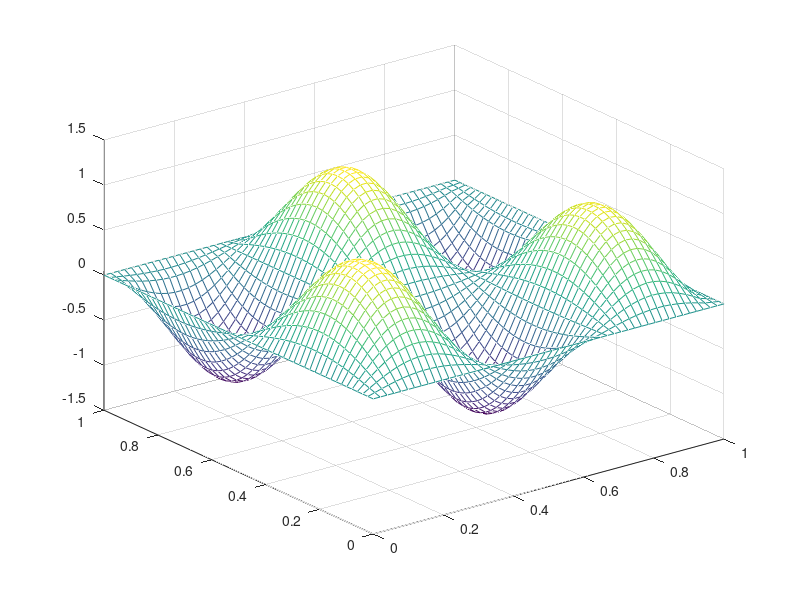

Recreate this plot in MATLAB.
close all

% Set number of iterations to be performed
nk = 300

% Set parameters alpha and beta
alpha = 2;
beta  = 3;

% Set the number of meshpoints so the interior has N x N such points
N = 50;

% Compute the distance between mesh points, in each direction
h = 1/(N+1);

% We will have arrays that capture the boundary as well as the interior
% meshpoints.  As a result, we need those arrays to be of size (N+2) x
% (N+2) so that those indexed 2:N+1, 2:N+1 represent the interior.  

% Compute the x-values at each point i,j, including the boundary
x = h * [ 0:N+1 ];   % Notice this creates a row vector

% Compute the y-values at each point i,j, including the boundary
y = h * [ 0:N+1 ];   % Notice this creates a row vector

% Create an array that captures the load at each point i,j
for i=1:N+2
    for j=1:N+2
        F( i,j ) = ...
            ( alpha^2 + beta^2 ) * pi^2 * sin( alpha * pi * x( i ) ) * sin( beta * pi * y( j ) );
    end
end

% Set the initial values at the mesh points
U = zeros( N+2, N+2 );

% Perform nk iterations
for k = 1:nk
    k           % print current iteration index
    Uold = U;   % we want to use the old values
    
    % update all the interior points
    for i=2:N+1
        for j=2:N+1
            U( i,j ) =  h^2*F(i,j);
            if i >= 1 
                U(i,j) += U(i-1,j);
            end
            if j >= 1 
                U(i,j) += U(i,j-1);
            end
            if i < N
                U(i,j) += U(i+1,j);
            end
            if j < N 
                U(i,j) += U(i,j+1);
            end
            U(i,j) /= 4; % complete this update
        end
    end 
    mesh( x, y, U );
    axis( [ 0 1 0 1 -1.5 1.5 ]);
    
    % wait to continue to the next iteration
    next = input( 'press RETURN to continue' );
end
